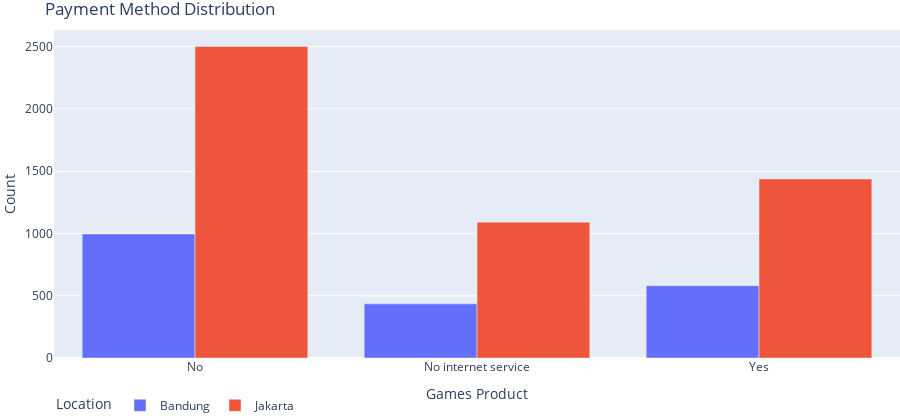

Write notebook code for a chart like this one.
### Code cell
product(products[0], hue="Location")

### Figure 1 — Plotly figure (JSON) as saved in the notebook; plotly's stock layout.template omitted (floating-point values rounded to 4 significant figures)
{"data": [{"alignmentgroup": "True", "hovertemplate": "Location=Bandung<br>Games Product=%{x}<br>Count=%{y}<extra></extra>", "legendgroup": "Bandung", "marker": {"color": "#636efa", "pattern": {"shape": ""}}, "name": "Bandung", "offsetgroup": "Bandung", "orientation": "v", "showlegend": true, "textposition": "auto", "type": "bar", "x": ["No", "No internet service", "Yes"], "xaxis": "x", "y": [996, 435, 581], "yaxis": "y"}, {"alignmentgroup": "True", "hovertemplate": "Location=Jakarta<br>Games Product=%{x}<br>Count=%{y}<extra></extra>", "legendgroup": "Jakarta", "marker": {"color": "#EF553B", "pattern": {"shape": ""}}, "name": "Jakarta", "offsetgroup": "Jakarta", "orientation": "v", "showlegend": true, "textposition": "auto", "type": "bar", "x": ["No", "No internet service", "Yes"], "xaxis": "x", "y": [2502, 1091, 1438], "yaxis": "y"}], "layout": {"barmode": "group", "height": 420, "legend": {"orientation": "h", "title": {"text": "Location"}, "tracegroupgap": 0}, "margin": {"b": 0, "l": 0, "r": 0, "t": 30}, "title": {"text": "Payment Method Distribution"}, "xaxis": {"anchor": "y", "domain": [0, 1], "title": {"text": "Games Product"}}, "yaxis": {"anchor": "x", "domain": [0, 1], "title": {"text": "Count"}}}}
